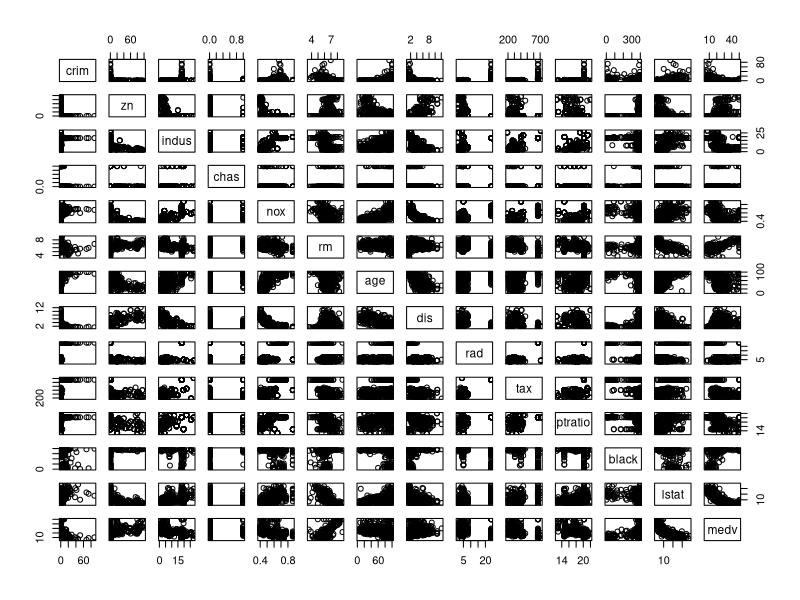
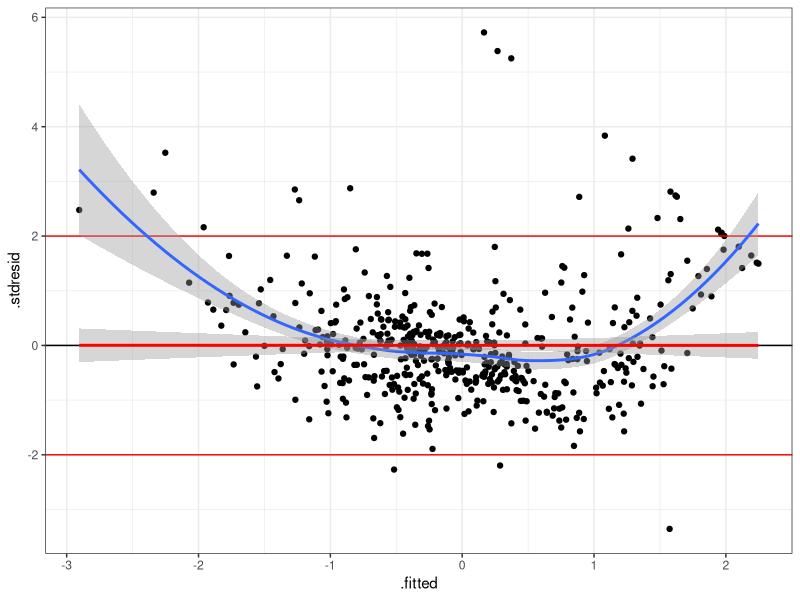
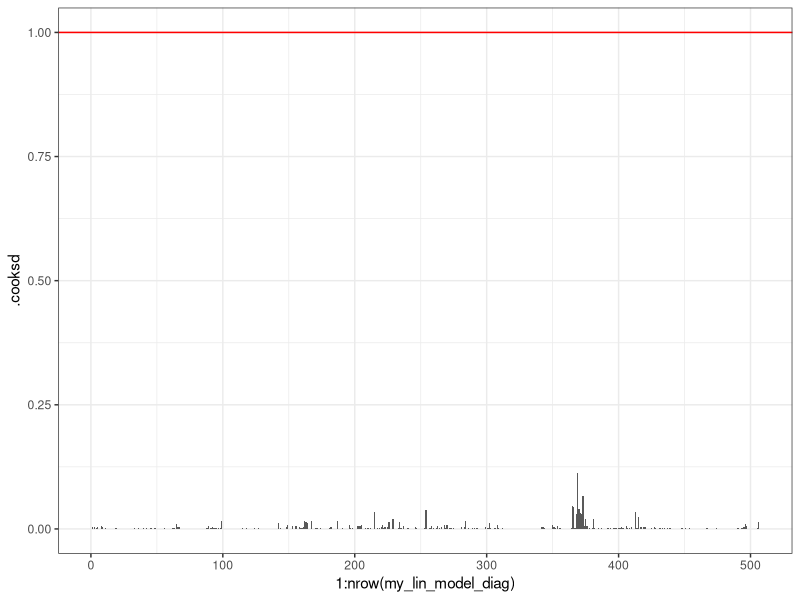
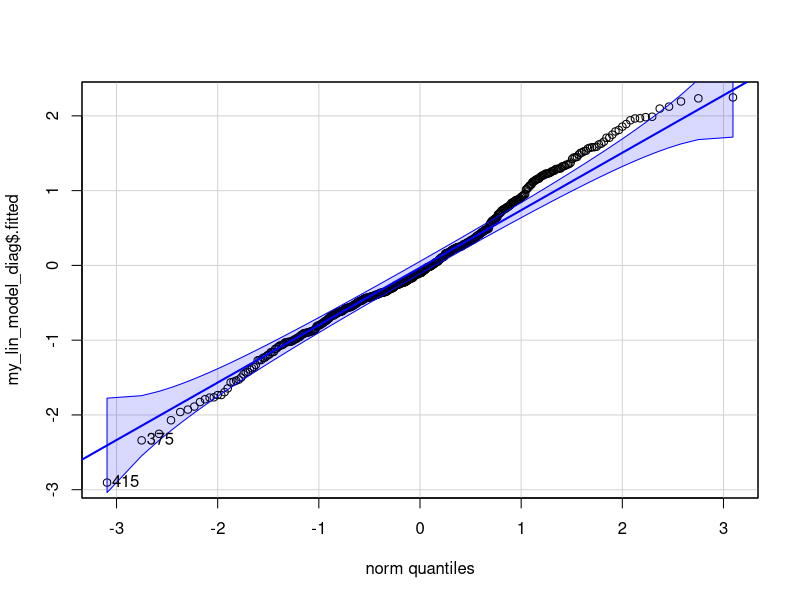

Here is the R script that generated these plots, in order:
## ---- chunk 1
knitr::opts_chunk$set(echo = TRUE)
options(warn=-1) # to prevent visualizing warnings in the report
ifelse("MASS" %in% rownames(installed.packages()), NA, install.packages("MASS"))
ifelse("dplyr" %in% rownames(installed.packages()), NA, install.packages("dplyr"))
ifelse("ggplot2" %in% rownames(installed.packages()), NA, install.packages("ggplot2"))
ifelse("car" %in% rownames(installed.packages()), NA, install.packages("car"))
library(MASS)
library(dplyr)
library(ggplot2)
library(car)
## ---- chunk 2
theme_set(theme_bw())
## ---- chunk 3
data(Boston)
data <- Boston
my_data <- data
## ---- chunk 4
str(my_data)
plot(my_data)
## ---- chunk 5
unique(my_data$chas)
my_data$chas <- as.factor(my_data$chas)
## ---- chunk 6
unique(my_data$rad)
str(my_data$rad)

mapRadFn <- function(x) {
  if (x == 1) return(0)
  if (x == 2) return(1)
  if (x == 3) return(2)
  if (x == 4) return(3)
  if (x == 5) return(4)
  if (x == 6) return(5)
  if (x == 7) return(6)
  if (x == 8) return(7)
  if (x == 24) return(8)
}

my_data$rad <- lapply(my_data$rad, mapRadFn)
my_data <- my_data %>%
  mutate_at('rad', as.integer)

my_data <- my_data %>%
    mutate_at('rad', as.factor)

str(my_data$rad)
## ---- chunk 7
my_data <- my_data %>%
  mutate_at(vars(-c('chas', 'rad')), scale)
str(my_data)
my_lin_model <- lm(medv ~ ., my_data)
summary(my_lin_model)

## ---- chunk 8
my_lin_model_diag <- fortify(my_lin_model)
head(my_lin_model_diag)
## ---- chunk 9
gg_resid <- ggplot(data = my_lin_model_diag, aes(x = .fitted, y = .stdresid)) + 
  geom_point() + 
  geom_hline(yintercept = 0)+
  geom_hline(yintercept = 2, color = "red") +
  geom_hline(yintercept = -2, color = "red") + 
  geom_smooth() +
  geom_smooth(method = 'lm', color = "red")
gg_resid 
## ---- chunk 10
ggplot(my_lin_model_diag, aes(x = 1:nrow(my_lin_model_diag), y = .cooksd)) + 
  geom_bar(stat = "identity") + 
  geom_hline(yintercept = 1, color = "red")
## ---- chunk 11
qqplot_my_lin_model_diag <- qqPlot(my_lin_model_diag$.fitted)
## ---- chunk 12
my_data_for_cor <- my_data[-which(names(my_data) %in% c("chas", "rad"))]
cor(my_data_for_cor)
## ---- chunk 13
vif(my_lin_model)

my_lin_model_1 <- update(my_lin_model, .~. - rad) 
vif(my_lin_model_1)

my_lin_model_2 <- update(my_lin_model_1, .~. - dis) 
vif(my_lin_model_2)

my_lin_model_3 <- update(my_lin_model_2, .~. - nox) 
vif(my_lin_model_3)

my_lin_model_4 <- update(my_lin_model_3, .~. - indus) 
vif(my_lin_model_4)

my_lin_model_5 <- update(my_lin_model_4, .~. - lstat) 
vif(my_lin_model_5)

my_lin_model_6 <- update(my_lin_model_5, .~. - tax) 
vif(my_lin_model_6)  # in this model there is no multicollinearity
## ---- chunk 14
summary(my_lin_model_6)
## ---- chunk 15
# MyData <- data.frame(
#   rm = seq(min(my_data$rm), max(my_data$rm), length.out = 100),
#   crim = mean(my_data$crim),
#   zn = mean(my_data$zn),
#   age = mean(my_data$age),
#   ptratio = mean(my_data$ptratio),
#   black = mean(my_data$black))
# 
# # Predicted values
# Predictions <- predict(my_lin_model_6, newdata = MyData,  interval = 'confidence')
# MyData <- data.frame(MyData, Predictions)
# 
# # График предсказаний модели
# Pl_predict <- ggplot(MyData, aes(x = rm, y = fit)) +
#   geom_ribbon(alpha = 0.2, aes(ymin = lwr, ymax = upr)) +
#   geom_line() + 
#   ggtitle("Multiple model")
# Pl_predict 

